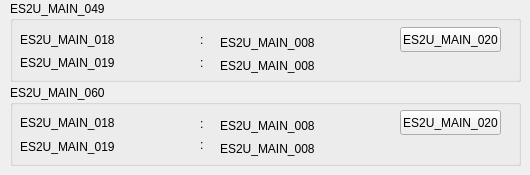
     <widget class="QWidget" name="page">
      <widget class="QGroupBox" name="Separation_Pad_groupBox">
       <property name="geometry">
        <rect>
         <x>10</x>
         <y>85</y>
         <width>511</width>
         <height>81</height>
        </rect>
       </property>
       <property name="title">
        <string>ES2U_MAIN_060</string>
       </property>
       <widget class="QPushButton" name="Reset_pushButton2">
        <property name="geometry">
         <rect>
          <x>390</x>
          <y>25</y>
          <width>101</width>
          <height>25</height>
         </rect>
        </property>
        <property name="text">
         <string>ES2U_MAIN_020</string>
        </property>
       </widget>
       <widget class="QLabel" name="Number_Of_Scans_cnt_label2">
        <property name="geometry">
         <rect>
          <x>210</x>
          <y>29</y>
          <width>181</width>
          <height>23</height>
         </rect>
        </property>
        <property name="text">
         <string>ES2U_MAIN_008</string>
        </property>
       </widget>
       <widget class="QLabel" name="Number_Of_Scans_label2">
        <property name="geometry">
         <rect>
          <x>10</x>
          <y>26</y>
          <width>181</width>
          <height>23</height>
         </rect>
        </property>
        <property name="text">
         <string>ES2U_MAIN_018</string>
        </property>
        <property name="wordWrap">
         <bool>true</bool>
        </property>
       </widget>
       <widget class="QLabel" name="Life_Cyde_label2">
        <property name="geometry">
         <rect>
          <x>10</x>
          <y>50</y>
          <width>181</width>
          <height>23</height>
         </rect>
        </property>
        <property name="text">
         <string>ES2U_MAIN_019</string>
        </property>
       </widget>
       <widget class="QLabel" name="Life_Cyde_cnt_label2">
        <property name="geometry">
         <rect>
          <x>210</x>
          <y>52</y>
          <width>181</width>
          <height>23</height>
         </rect>
        </property>
        <property name="text">
         <string>ES2U_MAIN_008</string>
        </property>
       </widget>
       <widget class="QLabel" name="Number_Of_Scans_colon_label_3">
        <property name="enabled">
         <bool>true</bool>
        </property>
        <property name="geometry">
         <rect>
          <x>190</x>
          <y>29</y>
          <width>16</width>
          <height>20</height>
         </rect>
        </property>
        <property name="toolTip">
         <string notr="true"/>
        </property>
        <property name="text">
         <string notr="true">:</string>
        </property>
       </widget>
       <widget class="QLabel" name="Life_Cyde_colon_label_3">
        <property name="enabled">
         <bool>true</bool>
        </property>
        <property name="geometry">
         <rect>
          <x>190</x>
          <y>52</y>
          <width>16</width>
          <height>16</height>
         </rect>
        </property>
        <property name="toolTip">
         <string notr="true"/>
        </property>
        <property name="text">
         <string notr="true">:</string>
        </property>
       </widget>
      </widget>
      <widget class="QGroupBox" name="Pickup_Pad_groupBox">
       <property name="geometry">
        <rect>
         <x>10</x>
         <y>1</y>
         <width>511</width>
         <height>81</height>
        </rect>
       </property>
       <property name="title">
        <string>ES2U_MAIN_049</string>
       </property>
       <widget class="QPushButton" name="Reset_pushButton">
        <property name="geometry">
         <rect>
          <x>390</x>
          <y>26</y>
          <width>101</width>
          <height>25</height>
         </rect>
        </property>
        <property name="text">
         <string>ES2U_MAIN_020</string>
        </property>
       </widget>
       <widget class="QLabel" name="Number_Of_Scans_cnt_label">
        <property name="geometry">
         <rect>
          <x>210</x>
          <y>30</y>
          <width>181</width>
          <height>23</height>
         </rect>
        </property>
        <property name="text">
         <string>ES2U_MAIN_008</string>
        </property>
       </widget>
       <widget class="QLabel" name="Number_Of_Scans_label">
        <property name="geometry">
         <rect>
          <x>10</x>
          <y>27</y>
          <width>181</width>
          <height>23</height>
         </rect>
        </property>
        <property name="text">
         <string>ES2U_MAIN_018</string>
        </property>
        <property name="wordWrap">
         <bool>true</bool>
        </property>
       </widget>
       <widget class="QLabel" name="Life_Cyde_label">
        <property name="geometry">
         <rect>
          <x>10</x>
          <y>50</y>
          <width>181</width>
          <height>23</height>
         </rect>
        </property>
        <property name="text">
         <string>ES2U_MAIN_019</string>
        </property>
       </widget>
       <widget class="QLabel" name="Life_Cyde_cnt_label">
        <property name="geometry">
         <rect>
          <x>210</x>
          <y>53</y>
          <width>181</width>
          <height>23</height>
         </rect>
        </property>
        <property name="text">
         <string>ES2U_MAIN_008</string>
        </property>
       </widget>
       <widget class="QLabel" name="Number_Of_Scans_colon_label_2">
        <property name="enabled">
         <bool>true</bool>
        </property>
        <property name="geometry">
         <rect>
          <x>190</x>
          <y>29</y>
          <width>16</width>
          <height>20</height>
         </rect>
        </property>
        <property name="toolTip">
         <string notr="true"/>
        </property>
        <property name="text">
         <string notr="true">:</string>
        </property>
       </widget>
       <widget class="QLabel" name="Life_Cyde_colon_label_2">
        <property name="enabled">
         <bool>true</bool>
        </property>
        <property name="geometry">
         <rect>
          <x>190</x>
          <y>52</y>
          <width>16</width>
          <height>20</height>
         </rect>
        </property>
        <property name="toolTip">
         <string notr="true"/>
        </property>
        <property name="text">
         <string notr="true">:</string>
        </property>
       </widget>
      </widget>
     </widget>
